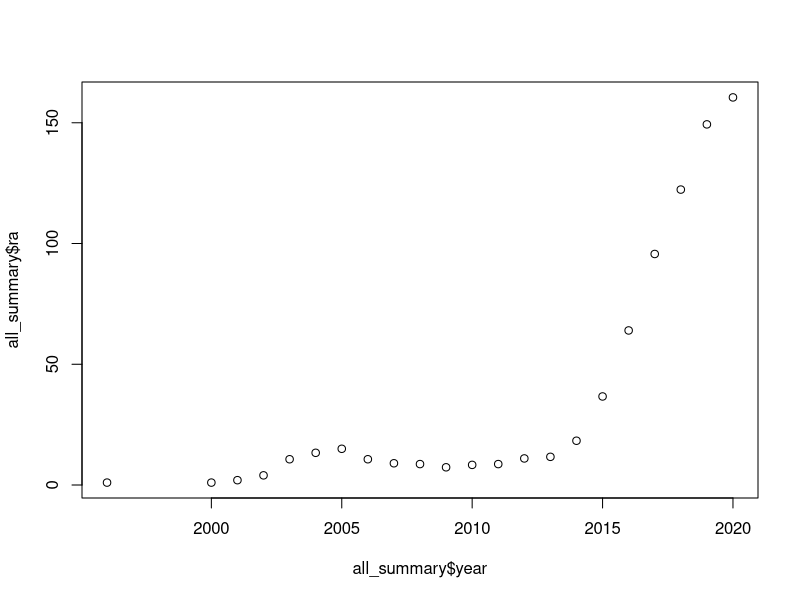

R code for this plot: (Note: this script raises an error after producing the figure.)
# https://www.webofscience.com/wos/woscc/summary/43de65e1-c86a-4ec1-aba3-91600773bb7d-01538dd3/relevance/1

all <- read.csv("data/webofscience_amber.csv")
all<- all[all$Publication.Year <2021,]
nrow(all)

all_summary <- setNames(data.frame(table(all$Publication.Year)),
                        c("year", "count"))
all_summary$year <- as.numeric(as.character(all_summary$year))


all_summary$ra <- caTools::runmean(all_summary$count, 3, alg="C")

plot(all_summary$year, all_summary$ra)

library(segmented)

my.lm <- lm(ra~year, data=all_summary)
pscore.test(my.lm)
davies.test(my.lm)


my.seg <- segmented(my.lm, 
                    seg.Z = ~ year, 
                    psi = 2013)

# additional breakpoints?
pscore.test(my.seg,~year, more.break = T) 
davies.test(my.seg)

# get the breakpoints
my.seg$psi


my.fitted <- fitted(my.seg)
my.model <- data.frame(year = all_summary$year, 
                       count = all_summary$ra, fit=my.fitted)


yrs <- round(my.seg$psi[,2])
yrs

my.model$cat <- NA
my.model$cat[my.model$year <yrs] <- "1"
my.model$cat[my.model$year >yrs] <- "2"
my.model$cat[is.na(my.model$cat)] <- "3"

my.lines <- round(my.seg$psi[, 2])


ggplot(my.model) +
  geom_vline(xintercept = my.lines, linetype = "dashed") +
  # geom_line(data=my.model, aes(x=year,y=count), size=1) +
  geom_line(aes(x=year, y=fit, col=cat)) +
  geom_point(aes(x=year, y=count, col=cat))

# Get affs
affs <- list()

for (i in 1:nrow(all)){
  j <- all$Addresses[i]
  
  
  nms <- regmatches(j, gregexpr("(?=\\[).*?(?<=\\])", j, perl=T))[[1]]
  nms <- gsub("\\[|\\]", "", nms)
  
  
  adds <- gsub("\\[.*?\\]", "", j)
  adds <- strsplit(adds, ";")[[1]]
  
  affs[[i]] <- tryCatch(cbind.data.frame(id=i, nms, adds, nauthors=unlist(lapply(strsplit(nms, ";"), length))),
                        error = function(e) return(NULL))
}

#remove NAs
affs <- Filter(Negate(is.null), affs)
length(affs)

affs <- do.call(rbind, affs)
affs$country <- sub('.*,\\s*', '', affs$adds)
affs$country[grep("USA",affs$country)]<- "USA"
affs$country[grep("Peoples R China",affs$country)] <- "China"

yrs
pre2015 <- which(all$Publication.Year < yrs)
pre2015 <- affs[affs$id %in% pre2015,]
pre2015 <- pre2015[,c("id", "country")]
pre2015 <- unique(pre2015)

table(pre2015$country) / length(unique(pre2015$id))

post2015 <- which(all$Publication.Year > 2015)
post2015 <- affs[affs$id %in% post2015,]
post2015 <- post2015[,c("id", "country")]
post2015 <- unique(post2015)

table(post2015$country)
table(post2015$country) / length(unique(post2015$id))


### PLOT
#####
# At the breakpoint (break1), the segments b and c intersect

#b0 + b1*x = c0 + c1*x

b0 <- coef(my.seg)[[1]]
b1 <- coef(my.seg)[[2]]

# Important:
# the coefficients are the differences in slope in comparison to the previous slope
c1 <- coef(my.seg)[[2]] + coef(my.seg)[[3]]
break1 <- my.seg$psi[[2]]

#Solve for c0 (intercept of second segment):
c0 <- b0 + b1 * break1 - c1 * break1

# first line: 
#y = b0 + b1*x
#y = intercept1 + slope1 * x

x1 <- 1995: (yrs-1)
df1 <- all_summary[all_summary$year %in% x1,]
mod1 <- lm(ra~year, df1)
y1= predict(mod1, newdata = data.frame(year=x1))

# second line:
#y = c0 + c1*x
#y = intercept2 + slope2 * x

x2 <- 2015:2020
df2 <- all_summary[all_summary$year %in% x2,]
mod2 <- lm(ra~year + I(year^2), df2)
x3 <- 2015:2021
y2= predict(mod2, newdata = data.frame(year=x3))

my.lines <- round(my.seg$psi[, 2])

library(ggthemes)
theme_set(theme_hc(base_size=14) %+replace%
            theme(legend.title = element_text(
              face="bold"),
              axis.title = element_text(face="bold"),
              axis.title.y = element_text(angle=90),
              legend.position="bottom",
              plot.title = element_text(face="bold", hjust=0, size=16))
)

p <- ggplot() +
  geom_vline(xintercept = my.lines, linetype = "dashed") +
  # geom_line(data=my.model, aes(x=year,y=count), size=1) +
  geom_line(data=data.frame(x1, y1, cat="1"), 
            aes(x=x1, y=y1, col=cat), size=1) +
  geom_line(data=data.frame(x3, y2, cat="2"), 
            aes(x=x3, y=y2, col=cat), size=1) +
  
  scale_x_continuous(limits=c(1988, 2027), 
                     breaks = seq(1990, 2020, 5)) +
  labs(x="Year", y="Number of publications")

labs <- read.csv("data/timeline2.csv")
labs <- merge(labs, all_summary, by.x="x1", by.y="year", all.x=T, all.y=F)
labs$ra[labs$x1%in%c(1994, 1995)] <- 0

hj <- 0
hj2 <- 1

ny <- -10
pal <- c("1"="#c06c13","2"="#ff9009","3"="#340e06")

p1 <- p +
  
  # Adding annotations for years
  geom_text(data=labs[labs$hj=="right",], aes(x=x1, y=y1, label=x1, hjust=hj), 
            size=5, hjust=hj2, vjust=0.5, col=pal[1], fontface=2) +
  geom_text(data=labs[labs$hj=="right",], aes(x=x1, y=y1, label=label2), 
            size=3,  vjust=0.5,
            nudge_y = ny, hjust=hj2, lineheight = 0.8, col=pal[1]) +
  geom_segment(data=labs[labs$hj=="right",], aes(x=x1, xend=x1,y=ra, yend=y1-20),
               col="darkgrey") +
  geom_text(data=labs[labs$hj=="left",], aes(x=x1, y=y1, label=x1, hjust=hj), 
            size=5, hjust=hj, vjust=1, col= pal[2], fontface=2) +
  geom_text(data=labs[labs$hj=="left",], aes(x=x1, y=y1, label=label2), 
            size=3,  vjust=1, col=pal[2],
            nudge_y = ny, hjust=hj, lineheight = 0.8) +
  geom_segment(data=labs[labs$hj=="left",], aes(x=x1, xend=x1,y=ra, yend=y1),
               col="darkgrey") +
  geom_point(data=my.model, aes(x=year, y=count, col=cat, shape=cat), 
             size=4, fill="white", stroke=2) +
  
  scale_shape_manual(values=c("1"=16,"2"=16,"3"=21), guide=F)+
  scale_color_manual(values=pal, guide=F) + 
  # Add stats
  annotate("text", x=2010, y=10, 
           label= paste0("italic(R) ^ 2 ==", format(summary(mod1)$adj.r, digits=3)),
           parse=T, hjust=hj, size=3)+
  annotate("text", x=2010, y=2, 
           label= paste0("italic(p) ==", format(anova(mod1)$'Pr(>F)'[1], digits=3)),
           parse=T, hjust=hj, size=3) +
  annotate("text", x=2025, y=10, 
           label= paste0("italic(R) ^ 2 ==", format(summary(mod2)$adj.r, digits=3)),
           parse=T, hjust=hj, size=3)+
  annotate("text", x=2025, y=2, 
           label= paste0("italic(p) ==", format(anova(mod2)$'Pr(>F)'[1], digits=3)),
           parse=T, hjust=hj, size=3) +
  annotate("curve", x=2017, xend=2014.5, y=15, yend=22, arrow = arrow(type = "closed", length = unit(0.1, "inches"))
  ) +
  annotate("text", x=2017, y=14, 
           label="breakpoint\nidentified", size=3, hjust=hj,
           lineheight=0.8) +
  annotate("segment", x=2014, xend=2013, y=245, yend=245, 
           arrow = arrow(type = "closed", length = unit(0.1, "inches")))



x11(w=10, h=6);p1

ggsave("plots/Fig_02.svg", p1, w=10, h=6)
